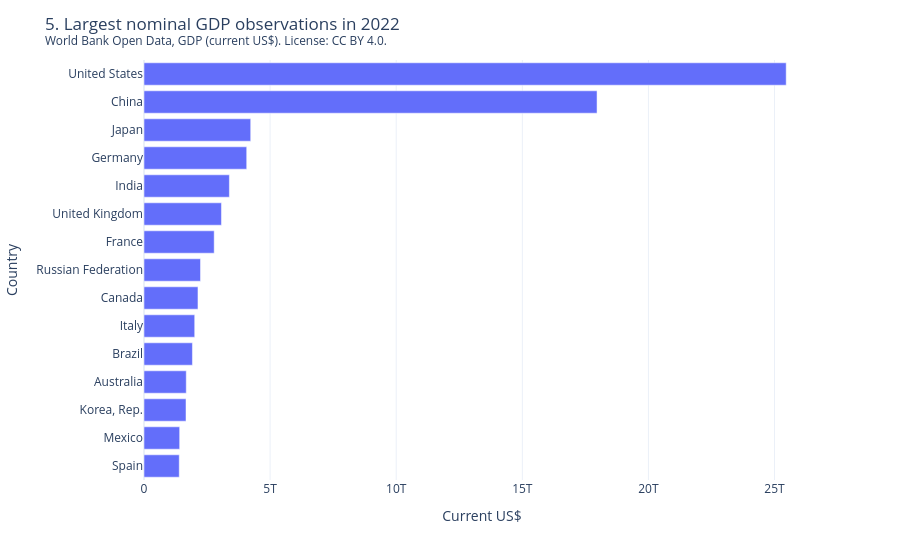

Source (notebook cell):
### Code cell
ranking = latest_gdp_ranking(bundle.gdp_annual, limit=15)
ranking_year = int(ranking["year"].iloc[0])
fig = px.bar(ranking, x="nominal_gdp_usd", y="country_name", orientation="h", labels={"nominal_gdp_usd": "Current US$", "country_name": "Country"})
disclose(fig, "gdp-latest-ranking", f"5. Largest nominal GDP observations in {ranking_year}", "open", "gdp_annual").show()

### Figure 1 — Plotly figure (JSON) as saved in the notebook; plotly's stock layout.template omitted (floating-point values rounded to 4 significant figures)
{"data": [{"hovertemplate": "Current US$=%{x}<br>Country=%{y}<extra></extra>", "legendgroup": "", "marker": {"color": "#636efa", "pattern": {"shape": ""}}, "name": "", "orientation": "h", "showlegend": false, "textposition": "auto", "type": "bar", "x": [1398000000000.0, 1414000000000.0, 1665000000000.0, 1675000000000.0, 1920000000000.0, 2010000000000.0, 2140000000000.0, 2240000000000.0, 2783000000000.0, 3071000000000.0, 3385000000000.0, 4072000000000.0, 4231000000000.0, 17960000000000.0, 25460000000000.0], "xaxis": "x", "y": ["Spain", "Mexico", "Korea, Rep.", "Australia", "Brazil", "Italy", "Canada", "Russian Federation", "France", "United Kingdom", "India", "Germany", "Japan", "China", "United States"], "yaxis": "y"}], "layout": {"autosize": true, "barmode": "relative", "legend": {"tracegroupgap": 0}, "margin": {"t": 60}, "meta": {"chart_id": "gdp-latest-ranking", "classification": "open", "profile_id": "public-demo", "provenance": "World Bank Open Data, GDP (current US$). License: CC BY 4.0.", "table": "gdp_annual"}, "title": {"text": "5. Largest nominal GDP observations in 2022<br><sup>World Bank Open Data, GDP (current US$). License: CC BY 4.0.</sup>"}, "xaxis": {"anchor": "y", "domain": [0.0, 1.0], "title": {"text": "Current US$"}}, "yaxis": {"anchor": "x", "domain": [0.0, 1.0], "title": {"text": "Country"}}}}
